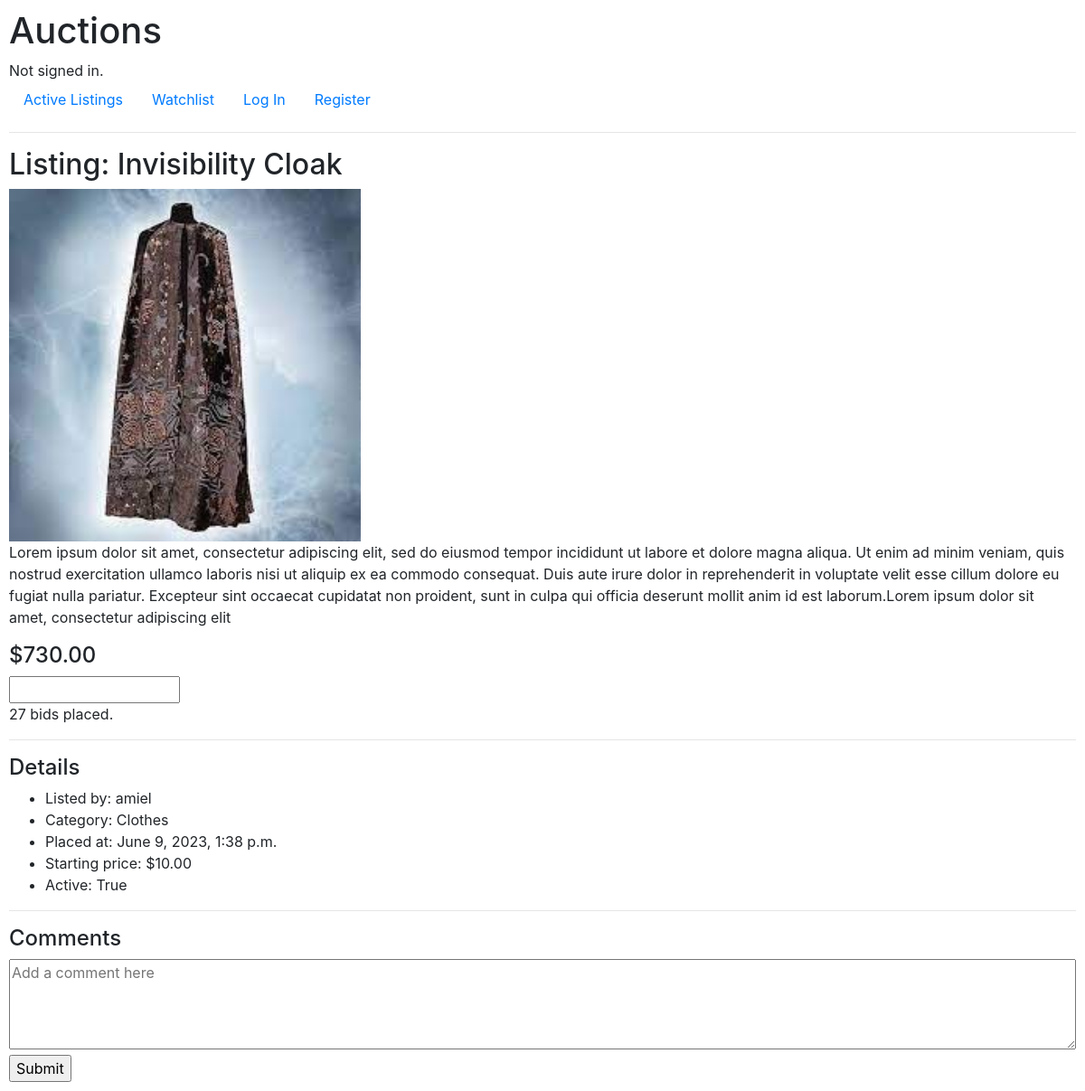
/listings/1, run on an earlier commit of the app's database.
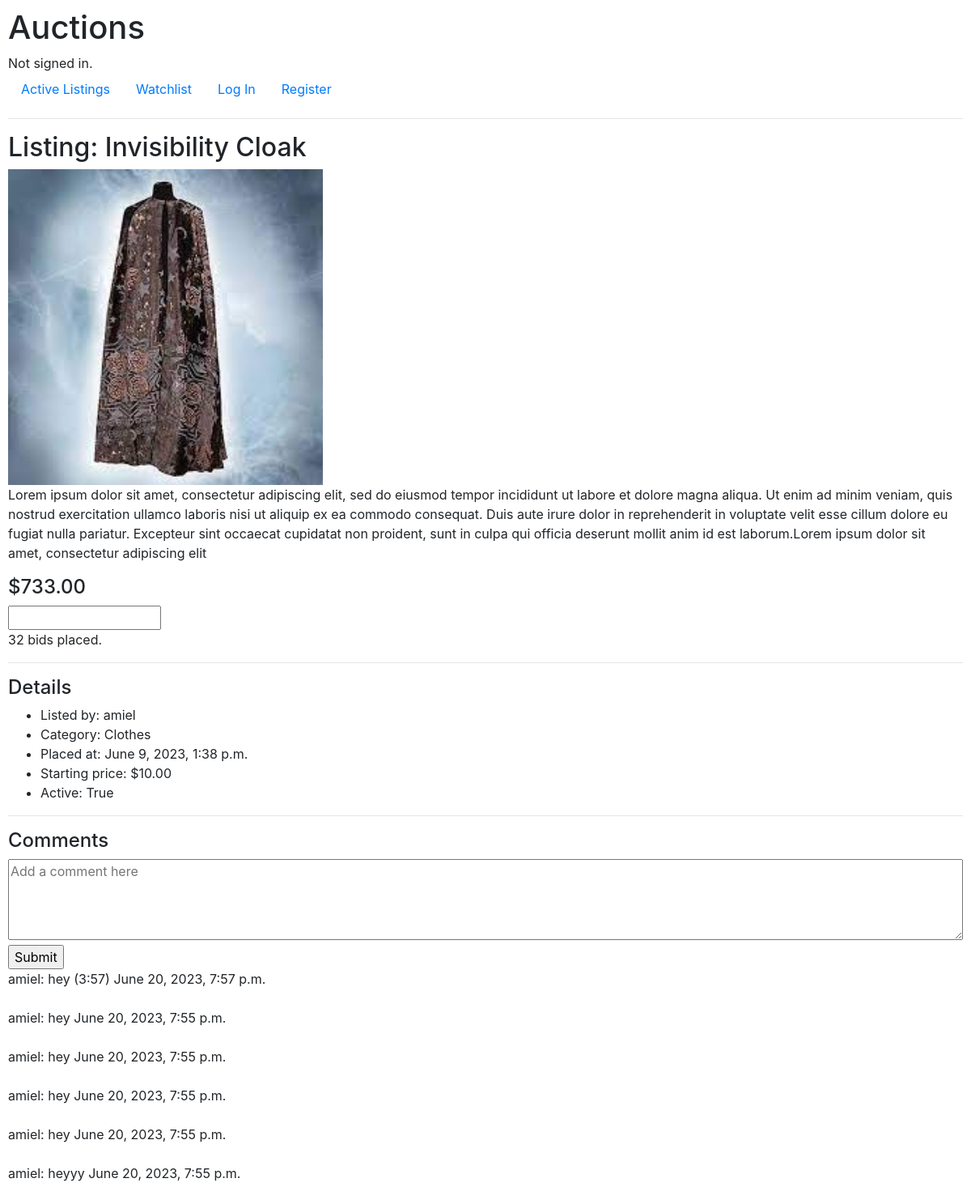
And on a later commit of the database.
### auctions/models.py (models this page shows, shortened)
class Listing(models.Model):
    name = models.CharField(max_length=64)
    category = models.ForeignKey(Category, on_delete=models.RESTRICT)
    image = models.ImageField(upload_to="auctions/static/auctions")
    lister = models.ForeignKey(User, on_delete=models.CASCADE, related_name="listings")
    description = models.TextField(null=True, blank=True, max_length=500)
    time = models.DateTimeField(auto_now_add=True)
    start_price = models.DecimalField(decimal_places=2, max_digits=10)
    is_active = models.BooleanField()
    def image_name(self):
        dir = self.image.name.split("/")
        return dir[-1]
    def highest_bid(self):
        highest_bid_instance = self.bids.order_by('-bid').first()
        if highest_bid_instance:
            return highest_bid_instance.bid
        return self.start_price
    def highest_bidder(self):
        highest_bid_instance = self.bids.order_by('-bid').first()
        if highest_bid_instance:
            return highest_bid_instance.bidder
        return "0"

class Bid(models.Model):
    bidder = models.ForeignKey(User, on_delete=models.CASCADE)
    bid = models.DecimalField(decimal_places=2, max_digits=10)
    listing = models.ForeignKey(Listing, on_delete=models.CASCADE, related_name="bids")

class User(AbstractUser):
    watchlist = models.ManyToManyField('Listing', related_name="watchlist")

class Category(models.Model):
    category = models.CharField(max_length=64)
    def __str__(self):
        return f"{self.category}"

class Comment(models.Model):
    comment = models.CharField(max_length=1000000000)
    commenter = models.ForeignKey(User, on_delete=models.CASCADE)
    listing = models.ForeignKey(Listing, on_delete=models.CASCADE, related_name="comments")
    time = models.DateTimeField(auto_now_add=True)

### auctions/views.py (the view, shortened to what this page needs)
# urls.py: path("listings/<int:listing_id>", views.listing, name="listing")
def listing(request, listing_id):
    listing = Listing.objects.get(pk=listing_id)
    comments = listing.comments.all().order_by("-time")
    bids = listing.bids.all()
    bid_amount = len(bids)
    minimum_bid = listing.start_price
    if listing.start_price < listing.highest_bid():
        minimum_bid = float(listing.highest_bid())+0.01
    return render(request, "auctions/listing.html", {
        "bid_form": PlaceBidForm(min_value = minimum_bid),
        "comment_form": CommentForm(),
        "listing_id": listing_id,
        "listing": listing,
        "bids": bids,
        "comments": comments,
        "bid_amount": bid_amount
    })

### auctions/views.py
class PlaceBidForm(forms.Form):
    bid_amount = forms.DecimalField(label="", max_digits=9, decimal_places=2, max_value=999999999.99)
    def __init__(self, *args, **kwargs):
        min_value = kwargs.pop('min_value', None)
        super().__init__(*args, **kwargs)
        if min_value is not None:
            self.fields['bid_amount'].widget.attrs['min'] = min_value

class CommentForm(forms.Form):
    comment = forms.CharField(label = "", widget=forms.Textarea(attrs={"placeholder": "Add a comment here"}))

### auctions/templates/auctions/listing.html (shortened to what this page needs)
{% extends "auctions/layout.html" %}
{% block body %}
    <h2>Listing: {{ listing.name }}</h2>
    <img src="/static/auctions/{{ listing.image_name }}" alt="Image of {{ listing.name }}">
    <p>{{ listing.description }}</p>
    <h4>${{ listing.highest_bid }}</h4>
    <form method="POST" action="{% url 'listing' listing_id=listing_id %}">
        {{ bid_form }}
    </form>
    {% if listing.highest_bidder == "0" %}
        <p>No bids yet.</p>
    {% else %}
        <p>
            {{ bid_amount }}
            {% if bid_amount == 1 %}
                bid
            {% else %}
                bids
            {% endif %}
            placed.
        </p>
    {% endif %}
    <hr>
    <h4>Details</h4>
    <ul>
        <li>Listed by: {{ listing.lister }}</li>
        <li>Category: {{ listing.category }}</li>
        <li>Placed at: {{ listing.time }}</li>
        <li>Starting price: ${{ listing.start_price }}</li>
        <li>Active: {{ listing.is_active }}</li>
    </ul>
    <hr>
    <h4>Comments</h4>
    <form method="POST" action="{% url 'listing' listing_id=listing_id %}">
        {{ comment_form }}
        <br>
        <input type="submit">
    </form>
    {% for comment in comments %}
        <div>
            {{ comment.commenter }}:
            {{ comment.comment }}
            {{ comment.time }}
        </div>
        <br>
    {% endfor %}
{% endblock %}

### auctions/templates/auctions/layout.html (shortened to what this page needs)
{% load static %}
<!DOCTYPE html>
<html lang="en">
    <head>
        <link rel="stylesheet" href="https://stackpath.bootstrapcdn.com/bootstrap/4.4.1/css/bootstrap.min.css">
        <link href="{% static 'auctions/styles.css' %}" rel="stylesheet">
    </head>
    <body>
        <h1>Auctions</h1>
        <div>
            {% if user.is_authenticated %}
                Signed in as <strong>{{ user.username }}</strong>.
            {% else %}
                Not signed in.
            {% endif %}
        </div>
        <ul class="nav">
            <li class="nav-item">
                <a class="nav-link" href="{% url 'index' %}">Active Listings</a>
            </li>
            <li class="nav-item">
                <a class="nav-link" href="{% url 'watchlist' %}">Watchlist</a>
            </li>
            {% if user.is_authenticated %}
                <li class="nav-item">
                    <a class="nav-link" href="{% url 'logout' %}">Log Out</a>
                </li>
            {% else %}
                <li class="nav-item">
                    <a class="nav-link" href="{% url 'login' %}">Log In</a>
                </li>
                <li class="nav-item">
                    <a class="nav-link" href="{% url 'register' %}">Register</a>
                </li>
            {% endif %}
        </ul>
        <hr>
        {% block body %}
        {% endblock %}
    </body>
</html>

### auctions/static/auctions/styles.css (style rules this page uses)
body { padding: 10px; }
img { width: 33%; height: 100%; align-self: center; object-fit: contain; }
textarea { width: 100%; height: 100px; }

What changed in the data, as far as the page shows it:
computed for Listing "Invisibility Cloak": highest_bid "730.00" → "733.00"
added Comment: commenter "amiel", comment "hey (3:57)", time "June 20, 2023, 7:57 p.m."
added Comment: commenter "amiel", comment "hey", time "June 20, 2023, 7:55 p.m."
added Comment: commenter "amiel", comment "hey", time "June 20, 2023, 7:55 p.m."
added Comment: commenter "amiel", comment "hey", time "June 20, 2023, 7:55 p.m."
added Comment: commenter "amiel", comment "hey", time "June 20, 2023, 7:55 p.m."
added Comment: commenter "amiel", comment "heyyy", time "June 20, 2023, 7:55 p.m."
Also different on the page:
{{ bid_amount }}: "27" → "32"
